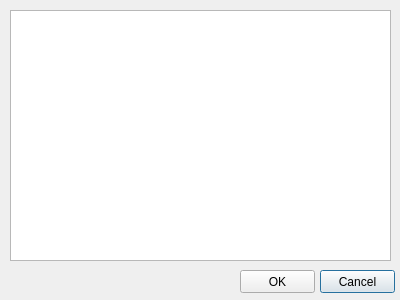
<ui version="4.0" >
 <class>OptionDlgClass</class>
 <widget class="QDialog" name="OptionDlgClass" >
  <property name="geometry" >
   <rect>
    <x>0</x>
    <y>0</y>
    <width>400</width>
    <height>300</height>
   </rect>
  </property>
  <property name="windowTitle" >
   <string>OptionDlg</string>
  </property>
  <widget class="QPlainTextEdit" name="plainTextEdit" >
   <property name="geometry" >
    <rect>
     <x>10</x>
     <y>10</y>
     <width>381</width>
     <height>251</height>
    </rect>
   </property>
  </widget>
  <widget class="QPushButton" name="pushButtonOptionCancel" >
   <property name="geometry" >
    <rect>
     <x>320</x>
     <y>270</y>
     <width>75</width>
     <height>23</height>
    </rect>
   </property>
   <property name="text" >
    <string>Cancel</string>
   </property>
  </widget>
  <widget class="QPushButton" name="pushButtonOptionOK" >
   <property name="geometry" >
    <rect>
     <x>240</x>
     <y>270</y>
     <width>75</width>
     <height>23</height>
    </rect>
   </property>
   <property name="text" >
    <string>OK</string>
   </property>
   <property name="autoDefault" >
    <bool>true</bool>
   </property>
  </widget>
 </widget>
 <layoutdefault spacing="6" margin="11" />
 <resources/>
 <connections/>
</ui>
